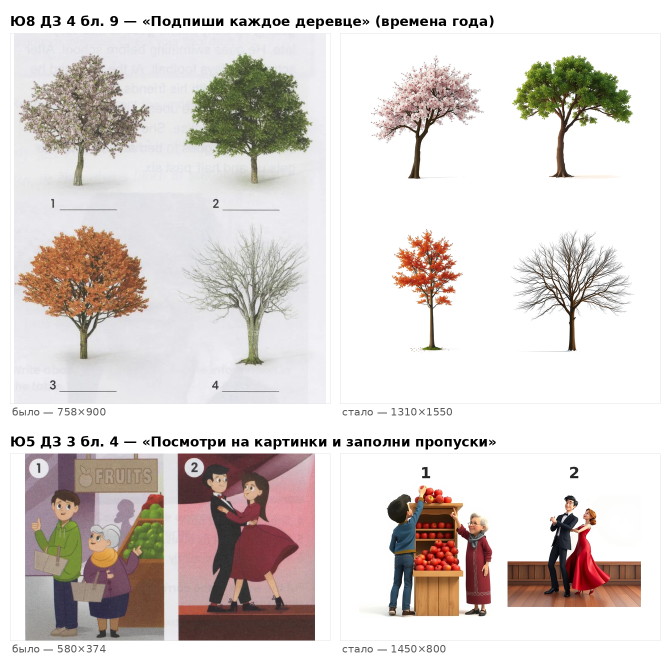
#> input picture builds/kartinki/gg1_13112026/listy_previu.png, 1340 x 1335 px, given in place of u8__tree_spring.png, which was not available (shown at 1/2 size)
$ python listy2.py
#> lines starting #> are read from the running program, lines starting #| are printed output that depends on the picture
#> in derevya, `sheet = Image.new('RGB', (w, h), 'white')`: sheet: PIL image 1310x1550 RGB; every value is 255
### builds/kartinki/gg1_12112026/listy.py
# -*- coding: utf-8 -*-
"""Составные листы GG1 из уже готовых картинок курса.

Генератору такие листы не поручаем (CLAUDE.md): ровную сетку и группу предметов
он не держит. Собираем скриптом из отдельных картинок, которые уже стоят в курсе.

python3.13 builds/kartinki/gg1_12112026/listy.py
"""
import os
from PIL import Image, ImageChops, ImageDraw, ImageFont

ROOT = os.path.dirname(os.path.dirname(os.path.dirname(os.path.dirname(os.path.abspath(__file__)))))
OUT = os.path.join(ROOT, 'builds', 'kartinki', 'gg1_12112026', 'listy')
os.makedirs(OUT, exist_ok=True)

FONT = '/usr/share/fonts/truetype/dejavu/DejaVuSans-Bold.ttf'


def podgotovit(path):
    """Отбелить фон и обрезать по содержимому.

    Отбеливаем ТОЛЬКО фон — заливкой от краёв. Сплошная проверка «светлый
    серый → белый» съедала блики на самом предмете: у слона на спине
    появлялись белые пятна.
    """
    im = Image.open(os.path.join(ROOT, path)).convert('RGB')
#> im is the input picture: PIL image 1340x1335 RGB; mean R, G, B 216.8, 209.6, 206.4
    w, h = im.size
#> w = 1340; h = 1335
    seeds = [(0, 0), (w - 1, 0), (0, h - 1), (w - 1, h - 1),
             (w // 2, 0), (w // 2, h - 1), (0, h // 2), (w - 1, h // 2)]
    for s in seeds:
        r, g, b = im.getpixel(s)
        if min(r, g, b) > 170:
            ImageDraw.floodfill(im, s, (255, 255, 255), thresh=45)
    bg = Image.new('RGB', im.size, 'white')
#> bg: PIL image 1340x1335 RGB; every value is 255
    bbox = ImageChops.difference(im, bg).convert('L').point(lambda v: 255 if v > 8 else 0).getbbox()
#> bbox = (20, 30, 1321, 1305)
    return im.crop(bbox) if bbox else im
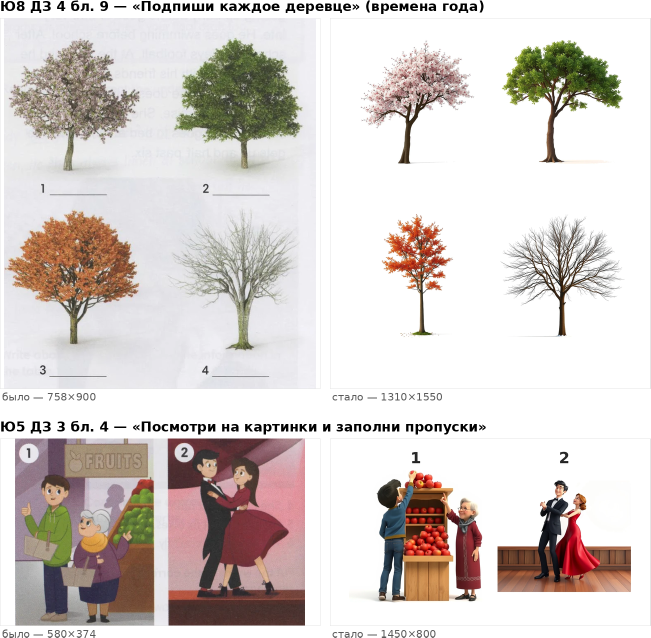
#> returned value: PIL image 1301x1275 RGB (shown at 1/2 size); mean R, G, B 213.7, 206, 202.6


# [56 lines left out: functions strelka, list_setka, list_ryad_s_polkoy, not called in this run]


ZADANIYA = {
    # Ю5 ДЗ5 бл.2 (gaps): 1 — глаза, 2 — уши, 3 — нос. Подписи только цифрами,
    # английских слов на картинке быть не должно (ответ ребёнок пишет сам).
    'u5/senses_icons.webp': dict(
        files=['media/gg1/u4/body_eyes.webp', 'media/gg1/u4/body_ears.webp', 'media/gg1/u4/body_nose.webp'],
        cols=1, cell=380, nomera=True,
        # у «ушей» стрелки уже нарисованы в самой картинке — носу рисуем такую же
        strelki={'media/gg1/u4/body_nose.webp': ((0.16, 0.86), (0.40, 0.63))}),
    # Ю6 ДЗ1 бл.10 (task «Мой день»): картинка украшает задание.
    'u6/routine_icons.webp': dict(
        files=['media/gg1/u6/da_get_up.webp', 'media/gg1/u6/da_have_breakfast.webp',
               'media/gg1/u6/da_go_to_school.webp', 'media/gg1/u6/da_have_lessons.webp',
               'media/gg1/u6/da_do_homework.webp', 'media/gg1/u6/da_go_to_bed.webp'],
        cols=3, cell=400, nomera=False),
    # Ю7 ДЗ1 бл.11 (task «Загадка»): шесть диких животных курса.
    'u7/animals_collage.webp': dict(
        files=['media/gg1/u7/animal_elephant.webp', 'media/gg1/u7/animal_lion.webp',
               'media/gg1/u7/animal_giraffe.webp', 'media/gg1/u7/animal_crocodile.webp',
               'media/gg1/u7/animal_kangaroo.webp', 'media/gg1/u7/animal_tiger.webp'],
        cols=3, cell=400, nomera=False),
}

# Ю0 ДЗ3 бл.6 (hotspot «подпиши предметы»): пять предметов класса в ряд.
RYAD = {
    'u0/diagram_classroom.webp': ['media/gg1/u0/obj_bin.webp', 'media/gg1/u0/obj_board.webp',
                                  'media/gg1/u0/obj_chair.webp', 'media/gg1/u0/obj_clock.webp',
                                  'media/gg1/u0/obj_desk.webp'],
}

# [11 lines that do not run on import are left out]

### builds/kartinki/gg1_13112026/listy2.py
# -*- coding: utf-8 -*-
"""Два составных листа GG1 из сгенерированных картинок (13.11.2026).

u8/four_trees  — четыре дерева по временам года, под каждым поле под кружок hotspot
u5/fruits_dance — две сцены с номерами 1 и 2 (как в тексте задания)

python3.13 builds/kartinki/gg1_13112026/listy2.py
"""
import os, sys
from PIL import Image, ImageChops, ImageDraw, ImageFont

ROOT = os.path.dirname(os.path.dirname(os.path.dirname(os.path.dirname(os.path.abspath(__file__)))))
sys.path.insert(0, os.path.join(ROOT, 'builds', 'kartinki', 'gg1_12112026'))
from listy import podgotovit            # отбеливание фона заливкой от краёв + обрезка

SYR = os.path.join(ROOT, 'builds', 'kartinki', 'gg1_13112026', 'syrye')
OUT = os.path.join(ROOT, 'builds', 'kartinki', 'gg1_13112026', 'listy')
os.makedirs(OUT, exist_ok=True)
FONT = '/usr/share/fonts/truetype/dejavu/DejaVuSans-Bold.ttf'


def otbelit_fon(im, porog=238):
    """Сплошное добеливание светлого фона.

    Для деревьев безопасно: светло-серых деталей в них нет, а у части
    картинок фон уходит в бледно-серый прямоугольник, который заливка
    от краёв не достаёт.
    """
#> called with porog = 238
    px = im.load()
    w, h = im.size
#> w = 1301; h = 1275
    for y in range(h):
        for x in range(w):
            r, g, b = px[x, y]
            if min(r, g, b) >= porog:
                px[x, y] = (255, 255, 255)
    bg = Image.new('RGB', im.size, 'white')
#> bg: PIL image 1301x1275 RGB; every value is 255
    bbox = ImageChops.difference(im, bg).convert('L').point(lambda v: 255 if v > 8 else 0).getbbox()
#> bbox = (0, 0, 1301, 1275)
#> im: PIL image 1301x1275 RGB
    return im.crop(bbox) if bbox else im


def derevya(cell=520, gap=90, polka=120):
    """2×2, под каждым деревом белая полка под кружок с подписью."""
    files = ['u8__tree_spring', 'u8__tree_summer', 'u8__tree_autumn', 'u8__tree_winter']
    w = gap + 2 * (cell + gap)
    row = cell + polka
    h = gap + 2 * (row + gap)
    sheet = Image.new('RGB', (w, h), 'white')
    tochki = []
    for i, f in enumerate(files):
        im = otbelit_fon(podgotovit(os.path.join('builds/kartinki/gg1_13112026/syrye', f + '.png')))
        im.thumbnail((cell, cell), Image.LANCZOS)
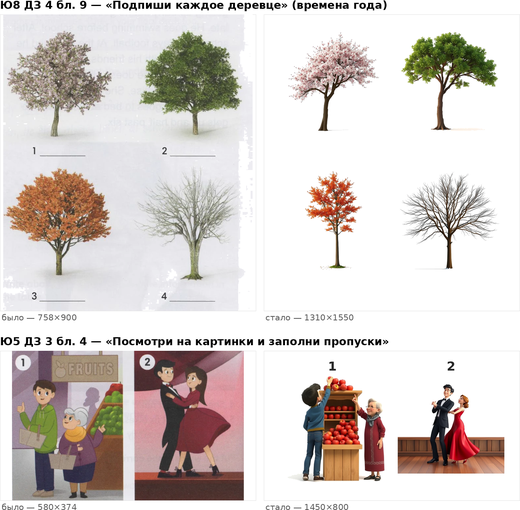
#> im: PIL image 520x510 RGB; mean R, G, B 213.8, 206.1, 202.6
        x0 = gap + (i % 2) * (cell + gap)
        y0 = gap + (i // 2) * (row + gap)
        sheet.paste(im, (x0 + (cell - im.width) // 2, y0 + (cell - im.height)))
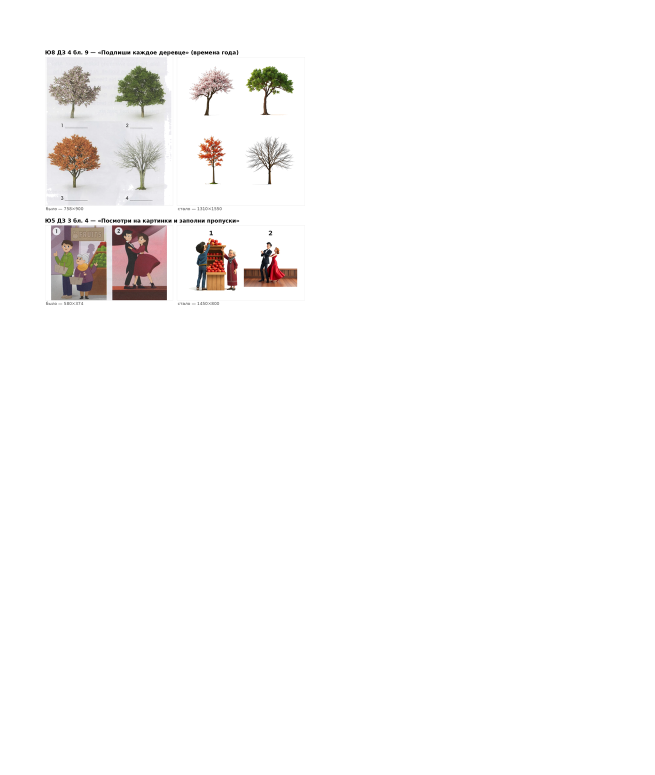
#> sheet: PIL image 1310x1550 RGB (shown at 1/2 size); mean R, G, B 249.6, 248.6, 248.2
        tochki.append((round(100 * (x0 + cell / 2) / w, 1),
                       round(100 * (y0 + cell + polka * 0.45) / h, 1)))
#> pass 2 of the loop in derevya, `for i, f in enumerate(files):`:
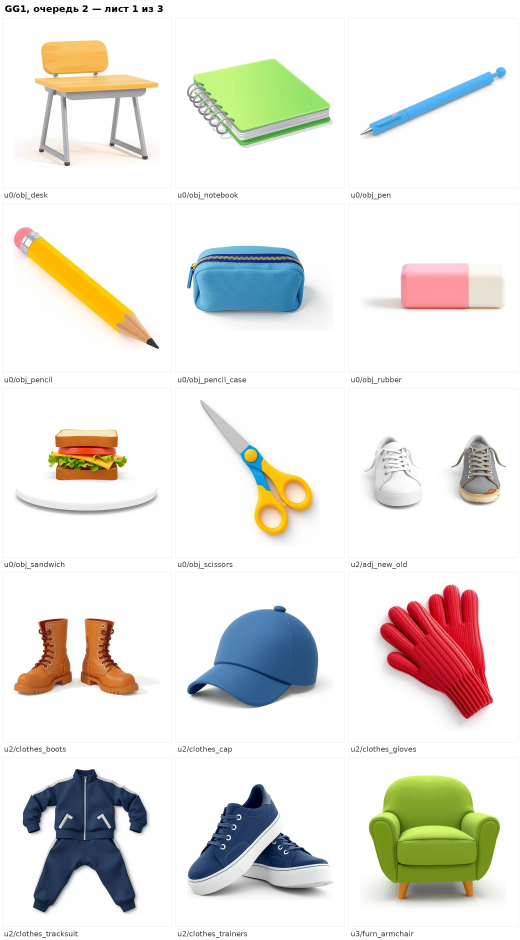
#> input picture builds/kartinki/gg1_13112026/ochered2_previu_1.png, 1560 x 2820 px, given in place of u8__tree_summer.png, which was not available (shown at 1/3 size)
#> in podgotovit, im is the input picture: PIL image 1560x2820 RGB; mean R, G, B 230.7, 228.7, 223.6
#> in podgotovit (call 2), `bbox = ImageChops.difference(im, bg).convert('L').point(lambda v: 255 ..`: bbox = (6, 16, 1555, 2814)
#> in podgotovit (call 2), `return im.crop(bbox) if bbox else im`:
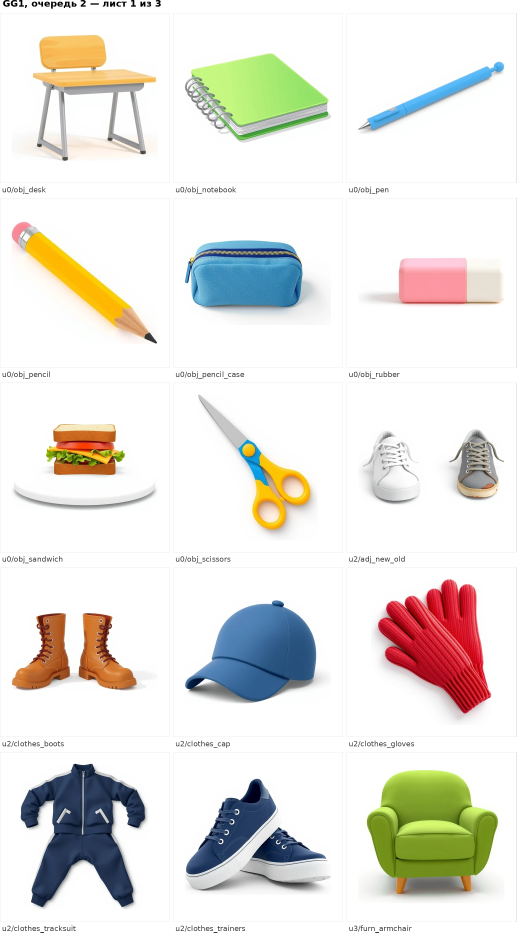
#> returned value: PIL image 1549x2798 RGB (shown at 1/3 size); mean R, G, B 230.3, 228.3, 223.1
#> in derevya, `sheet.paste(im, (x0 + (cell - im.width) // 2, y0 + (cell - im.height)))`:
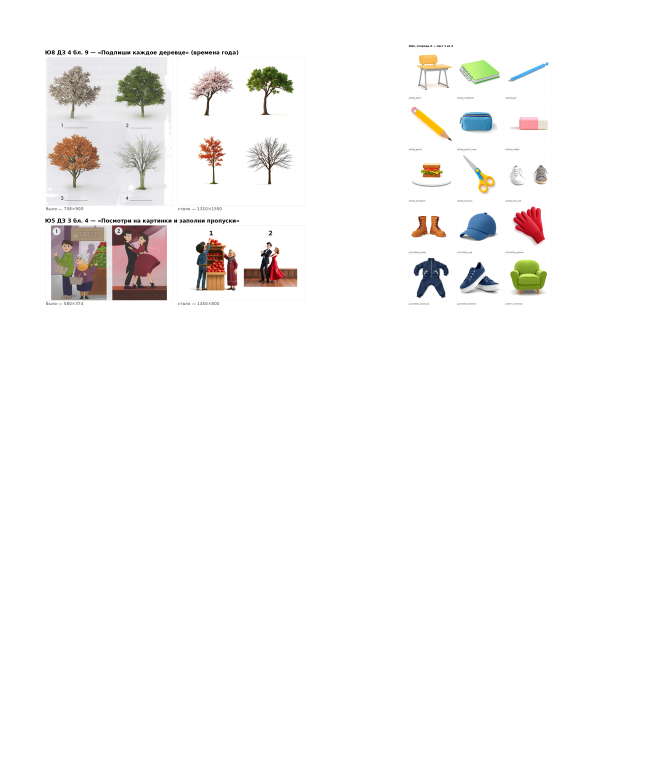
#> sheet: PIL image 1310x1550 RGB (shown at 1/2 size); mean R, G, B 247.8, 246.7, 245.8
    return sheet, tochki


def fruty_tanec(cell=620, gap=70, shapka=110):
    """Две сцены в ряд, над каждой номер — как в тексте задания (1 и 2)."""
    files = ['u5__fd_fruit_stall_v2', 'u5__fd_dancing_couple']
    w = gap + 2 * (cell + gap)
    h = shapka + cell + gap
    sheet = Image.new('RGB', (w, h), 'white')
    d = ImageDraw.Draw(sheet)
    font = ImageFont.truetype(FONT, 72)
    for i, f in enumerate(files):
        im = podgotovit(os.path.join('builds/kartinki/gg1_13112026/syrye', f + '.png'))
        im.thumbnail((cell, cell), Image.LANCZOS)
        x0 = gap + i * (cell + gap)
        sheet.paste(im, (x0 + (cell - im.width) // 2, shapka + (cell - im.height) // 2))
        d.text((x0 + cell / 2, shapka / 2), str(i + 1), fill=(40, 40, 40), font=font, anchor='mm')
    return sheet


if __name__ == '__main__':
#> (the run stopped early here; a loop or call above may not have finished)
